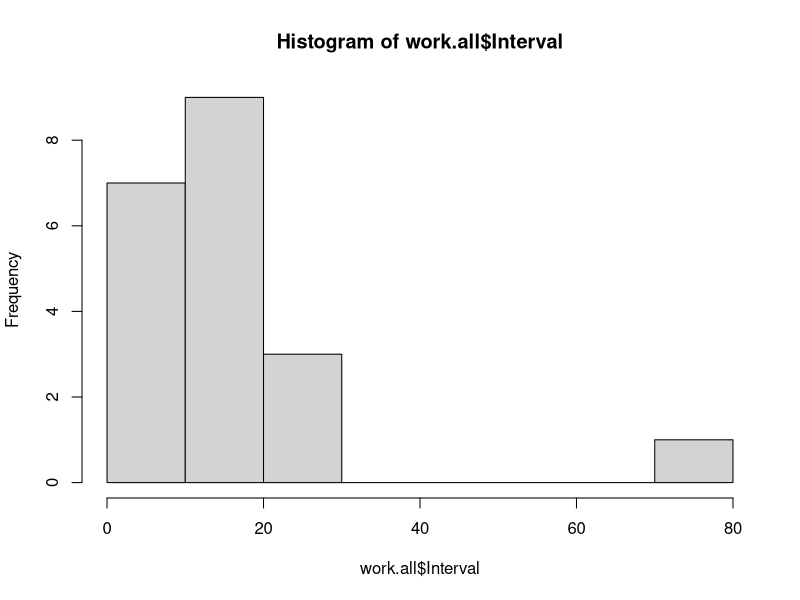
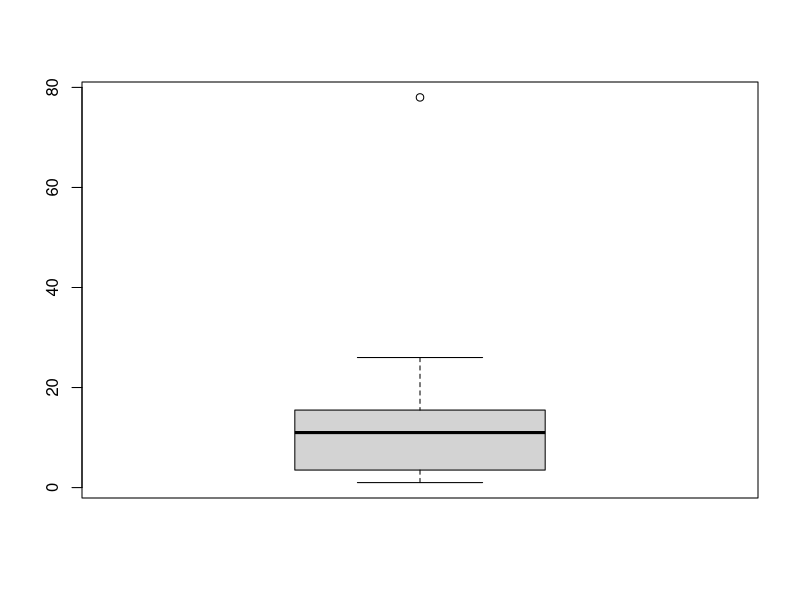
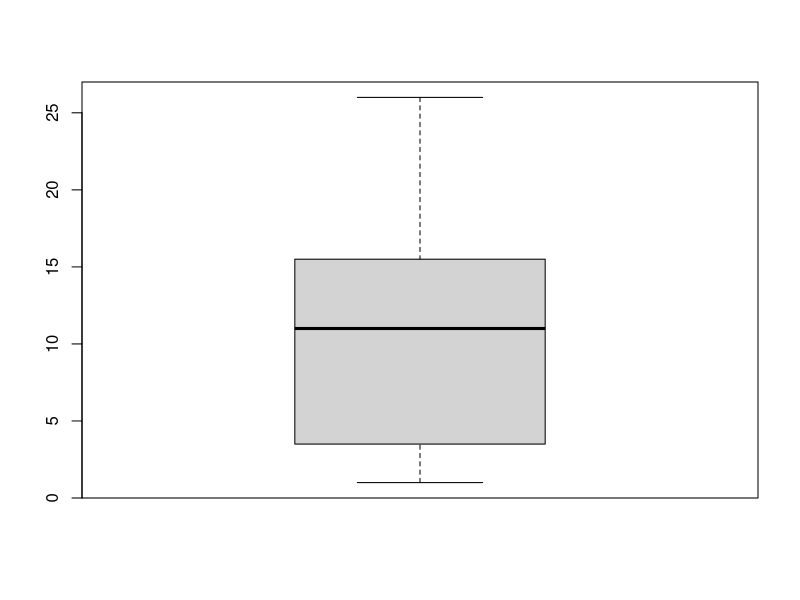

These charts were generated, in order, by the following R code:
## ---- chunk 1
knitr::opts_chunk$set(echo = TRUE)
## ---- chunk 2
#library(lubridate)
## ---- chunk 3
ACR.raw <- read.csv(file = "./data/ACR.csv",
                    stringsAsFactors = FALSE)
name <- c("SQA",
          "Application",
          "CRNumber",
          "CRDate",
          "CRApproved",
          "IENumber",
          "IEDate",
          "IEApproved",
          "Reason",
          "Comments")
names(ACR.raw) <- name
rm(name)
ACR <- ACR.raw
## ---- chunk 4
ACR$SQA <- as.factor(ACR$SQA)
ACR$Application <- as.factor(ACR$Application)
ACR$CRApproved <- as.factor(ACR$CRApproved)
ACR$IEApproved <- as.factor(ACR$IEApproved)
levels(ACR$IEApproved)[1] <- NA
ACR$Reason <- as.factor(ACR$Reason)
levels(ACR$Reason)[1] <- NA
## ---- chunk 5
ACR$CRDate <- as.Date(ACR$CRDate, format = "%d-%b-%y")
ACR$IEDate<- as.Date(ACR$IEDate, format = "%d-%b-%y")
ACR$CRmonth <- lubridate::month(ACR$CRDate, label = TRUE)
ACR$CRyear <- lubridate::year(ACR$CRDate)
ACR$IEmonth <- lubridate::month(ACR$IEDate, label = TRUE)
ACR$IEyear <- lubridate::year(ACR$IEDate)          
## ---- chunk 6
str(ACR)
## ---- chunk 7
work <- subset(ACR,
               subset = (CRmonth == "Nov" & CRyear == 2018) |
                    (subset = IEmonth == "Nov" & IEyear == 2018))
workCR <- subset(ACR,
               subset = CRmonth == "Nov" & CRyear == 2018)
workIE <- subset(ACR,
               subset = IEmonth == "Nov" & IEyear == 2018)
## ---- chunk 8
nrow(subset(workCR,
            subset = (CRApproved == "A" |
                           CRApproved == "A-FP")))
## ---- chunk 9
nrow(subset(workCR,
            subset = (CRApproved == "D")))
## ---- chunk 10
nrow(subset(workIE,
            subset = (IEApproved == "A" |
                           IEApproved == "A-FP")))
## ---- chunk 11
nrow(subset(workIE,
            subset = (CRApproved == "D")))
## ---- chunk 12
nrow(subset(workCR,
            subset = CRApproved == "A-FP")) / 
     nrow(workCR) * 100
## ---- chunk 13
nrow(subset(workIE,
            subset = CRApproved == "A-FP")) / 
     nrow(workIE) * 100
## ---- chunk 14
nrow(subset(work,
            subset = (CRApproved == "A-FP" & IEApproved == "A-FP"))) /
     nrow(work) * 100
## ---- chunk 15
work.all <- subset(ACR,
                   subset = ((CRApproved == "A" | CRApproved == "A-FP") &
                                  (IEApproved == "A" | IEApproved == "A-FP")))
work.all <- subset(work.all,
                   subset = (IEmonth == "Nov" & IEyear == 2018))

nrow(work.all)
work.all$Interval <- as.numeric(work.all$IEDate - work.all$CRDate)
table(work.all$Application)
summary(work.all$Interval)
sd(work.all$Interval)
table(work.all$Interval)
quantile(work.all$Interval)
hist(work.all$Interval)
boxplot(work.all$Interval)
boxplot(work.all$Interval,
        outline = FALSE)
